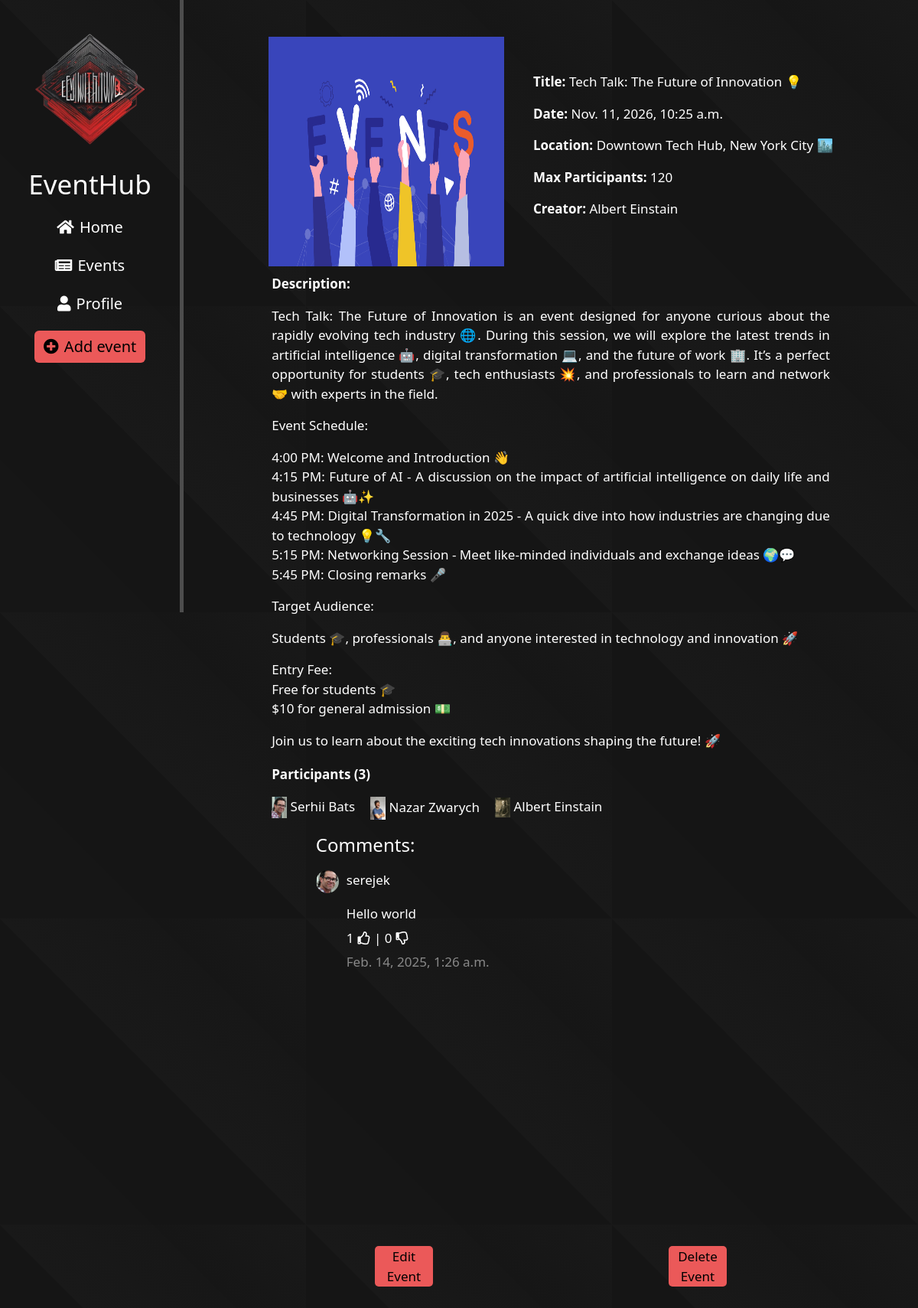
/event/tech-talk-the-future-of-innovation (signed in), run on the app's committed database.
### event/models.py (models this page shows, shortened)
class Event(models.Model):
    title = models.CharField(max_length=255, unique=True)
    slug = models.SlugField(unique=True, blank=True)
    description = models.TextField()
    date_time = models.DateTimeField()
    location = models.CharField(max_length=255)
    max_participants = models.PositiveIntegerField(null=False)
    creator = models.ForeignKey(User, on_delete=models.CASCADE, related_name='created_events')
    participants = models.ManyToManyField(UserProfile, related_name='registered_events', blank=True)
    event_image = models.ImageField(upload_to='static/event_images', null=False)
    class Meta:
        ordering = ['-date_time']
        verbose_name = "Event"
        verbose_name_plural = "Events"

class EventComment(models.Model):
    event = models.ForeignKey(Event, on_delete=models.CASCADE, related_name='comments')
    author = models.ForeignKey(UserProfile, on_delete=models.CASCADE)
    text = models.CharField(max_length=255)
    created_at = models.DateTimeField(auto_now_add=True)
    class Meta:
        ordering = ['-created_at']
        verbose_name = "Comment"
        verbose_name_plural = "Comments"

### profile/models.py (models this page shows, shortened)
class UserProfile(models.Model):
    user = models.OneToOneField(User, on_delete=models.CASCADE)
    slug = models.SlugField(unique=True, blank=True)
    age = models.PositiveIntegerField(null=True, blank=True, default=18)
    biography = models.TextField(null=True, blank=True, max_length=2000, default='Biography')
    profile_picture = models.ImageField(upload_to='static/profile_pics/', null=True, blank=True)
    def __str__(self):
        return self.user.username
    class Meta:
        verbose_name = "Profile"
        verbose_name_plural = "Profiles"

### event/views.py (the view)
# urls.py: path('<slug:slug>', views.event_details, name='event_detail'),
def event_details(request, slug):
    event = get_object_or_404(Event, slug=slug)
    comment_with_info = get_comments_and_reactions(request, event)
    if request.user.is_authenticated:
        user_profile = get_object_or_404(UserProfile, user__id=request.user.id)
        if user_profile in event.participants.all():
            data = {"event": event, 'registered': True, 'comments_with_info': comment_with_info}
        else:
            data = {"event": event, 'registered': False, 'comments_with_info': comment_with_info}
        return render(request, 'event/detail.html', data)
    data = {"event": event, 'comments_with_info': comment_with_info}
    print(data)
    return render(request, 'event/detail.html', data)

### event/views.py (called while the page is built)
def get_likes_count(comment):
    return comment.likes_dislikes.filter(value=1).count()

def get_dislikes_count(comment):
    return comment.likes_dislikes.filter(value=-1).count()

### event/templates/event/detail.html (shortened to what this page needs)
{% extends 'event/base.html' %}
{% load static %}
{% block css %}
    <link rel="stylesheet" href="{% static 'event/css/base.css' %}">
    <link rel="stylesheet" href="{% static 'event/css/detail.css' %}">
{% endblock css %}
{% block content %}
    <div class="event-details-container">
        <section class="event-details-img-and-information">
            <img class="event-details-img-container" src="{{ event.event_image.url }}">
            <div class="event-details-event-information">
                <p><strong>Title:</strong> {{ event.title }}</p>
                <p><strong>Date:</strong> {{ event.date_time }}</p>
                <p><strong>Location:</strong> {{ event.location }}</p>
                <p><strong>Max Participants:</strong> {{ event.max_participants }}</p>
                <p><strong>Creator:</strong> {{ event.creator.first_name|capfirst }} {{ event.creator.last_name|capfirst }}</p>
            </div>
        </section>
        <section class="event-details-description">
            <p><strong>Description:</strong> {{ event.description|linebreaks }}</p>
        </section>
        <section class="event-details-participants">
            <p><strong>Participants ({{ event.participants.count }})</strong></p>
            <div class="list-participants" id="list-participants">
                {% for participant in event.participants.all %}
                    <a href="/profile/{{ participant.slug }}" style="text-decoration: none; color: white">
                        <img src="{{ participant.profile_picture.url }}">
                        {{ participant.user.first_name|capfirst }}
                        {{ participant.user.last_name|capfirst }}
                    </a>
                {% empty %}
                    <li>No participants yet.</li>
                {% endfor %}
            </div>
        </section>
        <section class="event-details-comments" id="event-details-comments">
            <h4>Comments:</h4>
            {% for item in comments_with_info %}
                <div class="comment-container">
                    <div class="author-image">
                        <img class="author-picture" src="{{ item.comment.author.profile_picture.url }}">
                    </div>
                    <div class="author-container" style="display: flex; flex-direction: column;">
                        <p class="author-name">
                            <a href="/profile/{{ item.comment.author.slug }}">
                                {{ item.comment.author }}
                            </a>
                        </p>
                        <p class="comment-text">{{ item.comment.text }}</p>
                        <p class="comment-text">
                            {% if user.is_authenticated %}
                                {% if item.info.liked_by_user %}
                                    <a href="{% url 'delete_reaction' comment_id=item.comment.id %}" style="color: #eb5959">
                                        {{ item.info.likes }}<i class="far fa-thumbs-up" style="margin-left: 5px"></i>
                                    </a> |
                                    <a href="{% url 'dislike-comment' comment_id=item.comment.id %}">
                                        {{ item.info.dislikes }}<i class="far fa-thumbs-down" style="margin-left: 5px"></i>
                                    </a>
                                {% else %}
                                    <a href="{% url 'like-comment' comment_id=item.comment.id %}">
                                        {{ item.info.likes }}<i class="far fa-thumbs-up" style="margin-left: 5px"></i>
                                    </a> |
                                    <a href="{% url 'dislike-comment' comment_id=item.comment.id %}">
                                        {{ item.info.dislikes }}<i class="far fa-thumbs-down" style="margin-left: 5px"></i>
                                    </a>
                                {% endif %}
                            {% endif %}
                        </p>
                        <p class="comment-text" style="color: #898989">{{ item.comment.created_at }}</p>
                    </div>
                </div>
            {% endfor %}
        </section>
        <section class="event-details-update-btn">
            {% if event.creator.id == request.user.id %}
                <a class="form-for-update" href="{% url 'event_update' event.slug %}">
                    <button class="event-update-btn">Edit Event</button>
                </a>
                <form class="form-for-delete" method="post" action="{% url 'event_delete' event.slug %}">
                    <button type="submit" class="event-update-btn">Delete Event</button>
                </form>
            {% endif %}
        </section>
    </div>
{% endblock content %}

### static/css/base.css (style rules this page uses)
body { display: flex; background: linear-gradient(45deg, #161616 25%, #151515 25%, #151515 50%, #191919 50%, #171717 75%, #161616 75%, #191919 100%); background-size: 400px 400px; animation: move-pattern 4s infinite linear; overflow-x: hidden; }

### event/static/event/css/base.css (style rules this page uses)
body { background-color: #282828; }

### event/static/event/css/detail.css (style rules this page uses)
.event-details-container { width: 80%; margin-top: 5%; margin-left: 10%; color: white; font-size: 17px; padding-bottom: 50px; }
.event-details-img-and-information { width: 100%; height: 300px; display: flex; flex-direction: row; justify-content: center; }
.event-details-img-container { max-width: 40%; max-height: 500px; width: auto; height: auto; }
.event-details-event-information { margin-left: 5%; display: flex; flex-direction: column; justify-content: center; float: left; }
.event-details-description { width: 95%; margin-top: 10px; margin-left: 2.5%; margin-right: 2.5%; text-align: justify; }
.event-details-comments { width: 80%; margin-left: 10%; margin-top: 2.5%; display: flex; flex-direction: column; justify-content: left; height: 500px; overflow-y: auto; }
.comment-container { width: 100%; display: flex; flex-direction: row; margin-top: 10px; }
.author-image { width: 30px; height: 30px; }
.author-image img { width: 30px; height: 30px; border-radius: 50%; object-fit: cover; }
.author-name a { max-width: 90%; margin-left: 10px; transition: transform .6s ease; display: inline-block; }
.comment-text { margin-top: 3px; margin-bottom: 3px; margin-left: 10px; word-break: break-all; overflow-wrap: break-word }
.event-details-participants { width: 97.5%; margin-top: 2.5%; margin-left: 2.5%; }
.event-details-update-btn { margin-top: 2.5%; width: 100%; display: flex; flex-direction: row; align-items: center; justify-content: space-around; }
.event-update-btn { width: 20%; background-color: #eb5959; border-width: 0; border-radius: 5px; transition: transform .6s ease; }
a { color: white; text-decoration: none; transition: transform .6s ease; }
.form-for-delete, .form-for-update { display: flex; justify-content: center; width: 50%; }
.list-participants { width: 100%; display: flex; flex-direction: row; gap: 20px; }
.list-participants img { width: 20px; height: auto; }

### data on the page
Event: event_image (picture), title "Tech Talk: The Future of Innovation 💡", date_time "Nov. 11, 2026, 10:25 a.m.", location "Downtown Tech Hub, New York City 🏙️", max_participants "120", creator.first_name "Albert", creator.last_name "Einstain", description "Tech Talk: The Future of Innovation is an event designed for anyone curious about the rapidly evolving tech industry 🌐. During this session, we will explore the latest trends in artificial intelligence 🤖, digital transformation 💻, and the future of work 🏢. It’s a perfect opportunity for students 🎓, tech enthusiasts 💥, and professionals to learn and network 🤝 with experts in the field. Event Schedule: 4:00 PM: Welcome and Introduction 👋 4:15 PM: Future of AI - A discussion on the impact of artificial intelligence on daily life and businesses 🤖✨ 4:45 PM: Digital Transformation in 2025 - A quick dive into how industries are changing due to technology 💡🔧 5:15 PM: Networking Session - Meet…", participants.count "3"
UserProfile: profile_picture (picture), user.first_name "Serhii", user.last_name "Bats"
UserProfile: profile_picture (picture), user.first_name "Nazar", user.last_name "Zwarych"
UserProfile: profile_picture (picture), user.first_name "Albert", user.last_name "Einstain"
EventComment: comment.author.profile_picture (picture), comment.author "serejek", comment.text "Hello world", info.likes "1", info.dislikes "0", comment.created_at "Feb. 14, 2025, 1:26 a.m."
